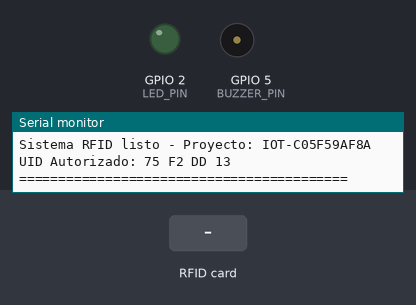
Recording of a program running on a simulated ESP32. On the bench: output pins drawn as LEDs (lit = HIGH), buzzer (waves = sounding, pin HIGH), the last lines printed to the serial monitor. The inputs (shaded band) are chosen by the test bench.

Above: at 1.2 s.
1.3 s: RFID card 75 F2 DD 13 held to the reader
At 2.1 s:
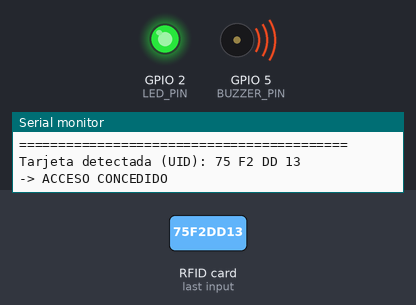
3.8 s: RFID card 5E 7A 19 C4 held to the reader
At 5.02 s:
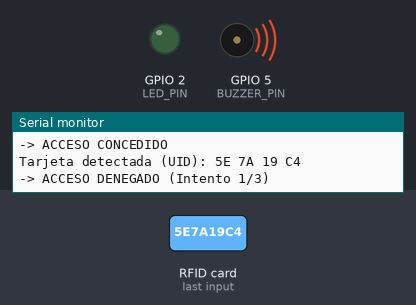
Timing chart, 0 to 6.8 s (numbered marks = the images above; inputs shaded):
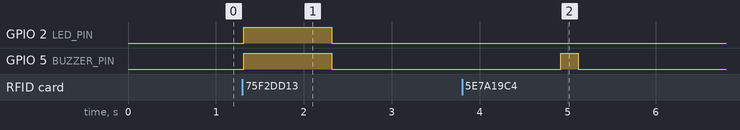

Measured:
- after the input at 1.3 s, GPIO 2 (LED_PIN), GPIO 5 (BUZZER_PIN): LOW → HIGH at once, → LOW 1.0 s later
- after the input at 3.8 s, GPIO 5 (BUZZER_PIN): LOW → HIGH after 1.1 s, → LOW 0.20 s later

The program:

main.cpp
```cpp
#include <Arduino.h>
#include <SPI.h>
#include <MFRC522.h>

// --- Asignación de Pines ---
#define SS_PIN       21
#define RST_PIN      22
#define LED_PIN      2
#define BUZZER_PIN   5

// --- Parámetros Individuales Asignados (Sección 1.3) ---
const String CODIGO_PROYECTO = "IOT-C05F59AF8A";
const String TARJETA_AUTORIZADA = "75 F2 DD 13";
const unsigned long TIEMPO_BLOQUEO_MS = 17000;    // 17 segundos de bloqueo
const unsigned long INTERVALO_MUESTREO_MS = 2600; // 2600 ms entre lecturas
const int MAX_INTENTOS_FALLIDOS = 3;

// --- Objetos y Variables Globales ---
MFRC522 rfid(SS_PIN, RST_PIN);
int intentosFallidos = 0;

void setup() {
  // Inicialización serial a 115200 baudios
  Serial.begin(115200);

  // Configuración de pines de entrada y salida
  pinMode(LED_PIN, OUTPUT);
  pinMode(BUZZER_PIN, OUTPUT);

  // Estado seguro inicial (actuadores apagados)
  digitalWrite(LED_PIN, LOW);
  digitalWrite(BUZZER_PIN, LOW);

  // Inicializar comunicación SPI y módulo RFID
  SPI.begin();
  rfid.PCD_Init();

  // Mensaje de arranque obligatorio con el código asignado
  Serial.println("==========================================");
  Serial.print("Sistema RFID listo - Proyecto: ");
  Serial.println(CODIGO_PROYECTO);
  Serial.print("UID Autorizado: ");
  Serial.println(TARJETA_AUTORIZADA);
  Serial.println("==========================================");
}

void loop() {
  // Verificar presencia de tarjeta y leer su serie
  if (rfid.PICC_IsNewCardPresent() && rfid.PICC_ReadCardSerial()) {
    String tarjetaLeida = "";

    // Formatear el UID a texto hexadecimal en mayúsculas
    for (byte i = 0; i < rfid.uid.size; i++) {
      tarjetaLeida += String(rfid.uid.uidByte[i] < 0x10 ? " 0" : " ");
      tarjetaLeida += String(rfid.uid.uidByte[i], HEX);
    }
    tarjetaLeida.toUpperCase();
    tarjetaLeida.trim();

    // Salida serial clara de la medición
    Serial.print("Tarjeta detectada (UID): ");
    Serial.println(tarjetaLeida);

    // Evaluación de la regla de acceso
    if (tarjetaLeida == TARJETA_AUTORIZADA) {
      Serial.println("-> ACCESO CONCEDIDO");
      intentosFallidos = 0; // Reiniciar contador de intentos fallidos

      // Activar LED y Buzzer durante 1 segundo
      digitalWrite(LED_PIN, HIGH);
      digitalWrite(BUZZER_PIN, HIGH);
      delay(1000);
      digitalWrite(LED_PIN, LOW);
      digitalWrite(BUZZER_PIN, LOW);
    } else {
      intentosFallidos++;
      Serial.print("-> ACCESO DENEGADO (Intento ");
      Serial.print(intentosFallidos);
      Serial.print("/");
      Serial.print(MAX_INTENTOS_FALLIDOS);
      Serial.println(")");

      // Pitido corto de rechazo
      digitalWrite(BUZZER_PIN, HIGH);
      delay(200);
      digitalWrite(BUZZER_PIN, LOW);

      // Evaluación del bloqueo por 3 rechazos consecutivos
      if (intentosFallidos >= MAX_INTENTOS_FALLIDOS) {
        Serial.println("-> ALERTA: Tres rechazos consecutivos detectados.");
        Serial.print("-> SISTEMA BLOQUEADO TEMPORALMENTE POR ");
        Serial.print(TIEMPO_BLOQUEO_MS / 1000);
        Serial.println(" SEGUNDOS.");

        delay(TIEMPO_BLOQUEO_MS); // Bloqueo activo de 17 segundos

        intentosFallidos = 0; // Reiniciar contador tras expirar el bloqueo
        Serial.println("-> SISTEMA DESBLOQUEADO Y LISTO.");
      }
    }

    // Detener comunicación con la tarjeta actual
    rfid.PICC_HaltA();

    // Intervalo de muestreo asignado antes de la siguiente lectura
    delay(INTERVALO_MUESTREO_MS);
  }
}
```
